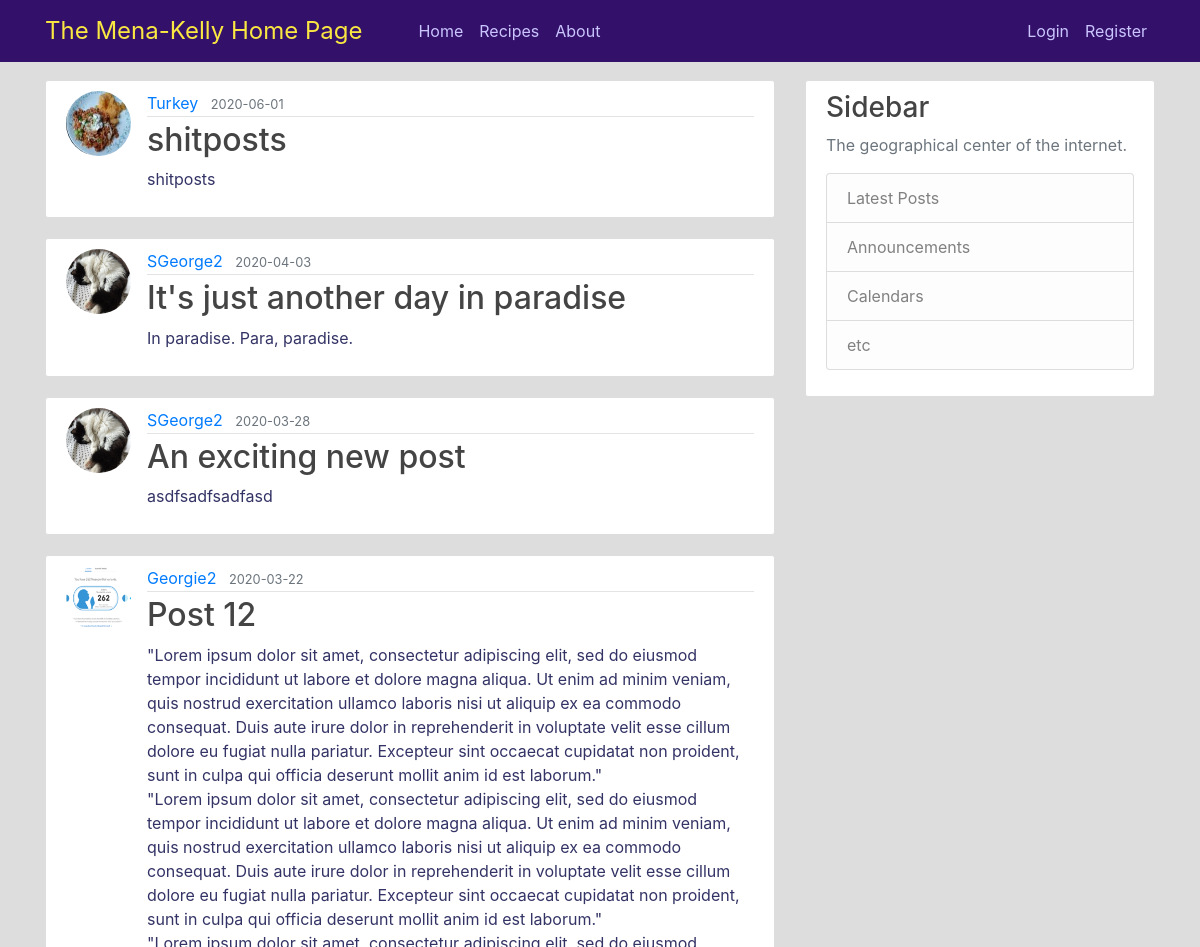
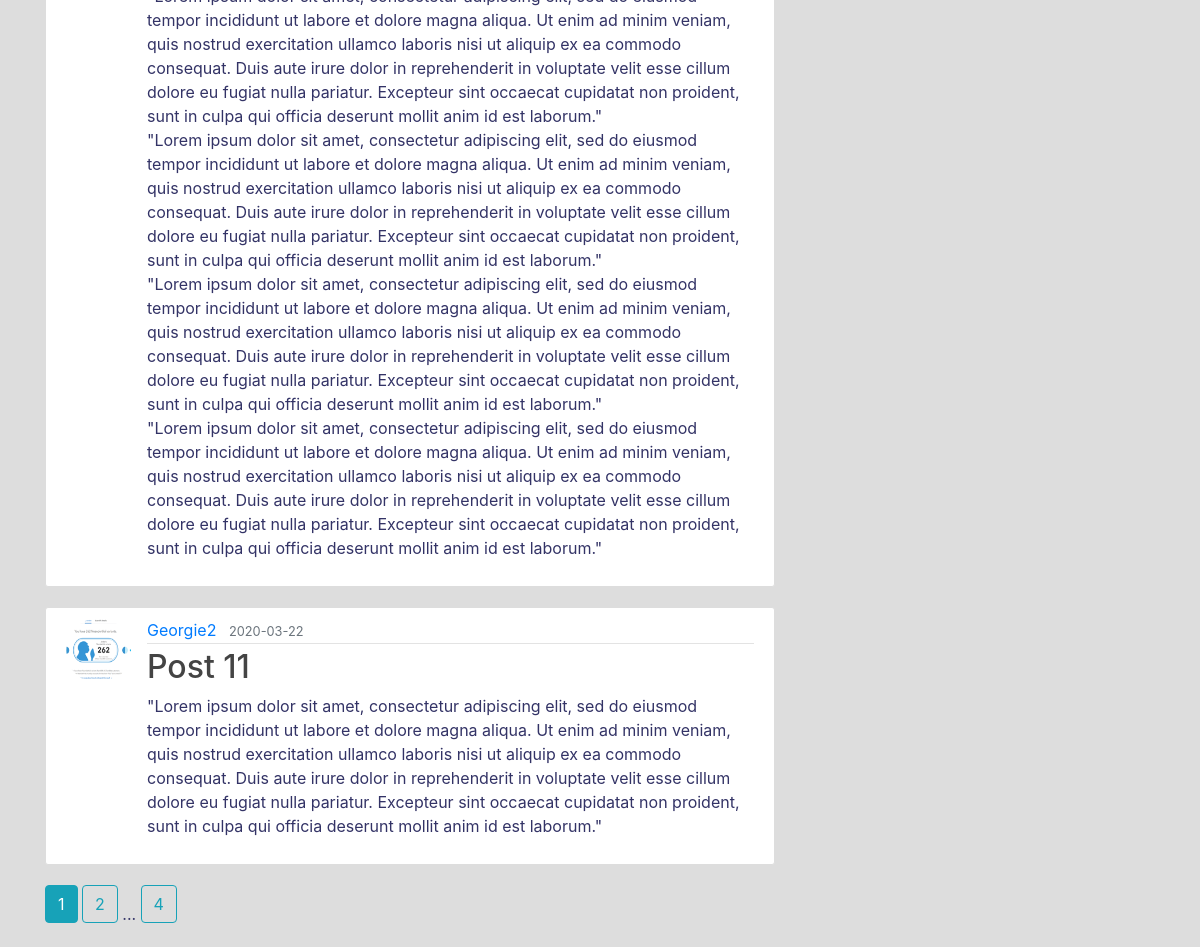
The page /home on the database its author committed (2 pictures, top to bottom).
### home_page/models.py (models this page shows, shortened)
class Post(db.Model):
    id = db.Column(db.Integer, primary_key=True)
    title = db.Column(db.String(100), nullable=False)
    date_posted = db.Column(db.DateTime, nullable=False, default=datetime.utcnow)
    content = db.Column(db.Text, nullable=False)
    user_id = db.Column(db.Integer, db.ForeignKey('user.id'), nullable=False)

class User(db.Model, UserMixin):
    id = db.Column(db.Integer, primary_key=True)
    username = db.Column(db.String(20), unique=True, nullable=False)
    email = db.Column(db.String(120), unique=True, nullable=False)
    image_file = db.Column(db.String(20), nullable=False, default='default.jpg')
    password = db.Column(db.String(60), nullable=False)
    posts = db.relationship("Post", backref='author', lazy=True)

### home_page/main/routes.py (the view)
@main.route("/")
@main.route("/home")
def home():
    page = request.args.get('page', 1, type=int)
    posts = Post.query.order_by(Post.date_posted.desc()).paginate(page=page, per_page=5)
    return render_template('home.html', posts=posts, title='The Mena-Kelly Household')

### home_page/users/routes.py (called while the page is built)
@users.before_app_request
def get_recipe_tags():
    g.recipe_tags = Tag.query.order_by(Tag.id)

### home_page/templates/home.html
{% extends "users_layout.html" %}
{% block content %}
    {% for post in posts.items %}
        <article class="media content-section">
          <img class="rounded-circle article-img" src="{{ url_for('static', filename='profile_pics/' + post.author.image_file) }}">
          <div class="media-body">
            <div class="article-metadata">
              <a class="mr-2" href="{{ url_for('users.user_posts', username=post.author.username) }}">{{ post.author.username }}</a>
              <small class="text-muted">{{ post.date_posted.strftime('%Y-%m-%d') }}</small>
            </div>
            <h2><a class="article-title" href="{{ url_for('posts.post', post_id=post.id) }}">{{ post.title }}</a></h2>
            <p class="article-content">{{ post.content }}</p>
          </div>
        </article>
    {% endfor %}
    {% for page_num in posts.iter_pages(left_edge=1, right_edge=1, left_current=1, right_current=2) %}
        {% if page_num %}
            {% if posts.page == page_num %}
                <a class="btn btn-info mb-4" href="{{ url_for('main.home', page=page_num) }}">{{ page_num }}</a>
            {% else %}
                <a class="btn btn-outline-info mb-4" href="{{ url_for('main.home', page=page_num) }}">{{ page_num }}</a>
            {% endif %}
        {% else %}
            ...
        {% endif %}
    {% endfor %}
{% endblock content %}

### home_page/static/main.css (style rules this page uses)
body { background: #dddddd; color: #333366; margin-top: 5rem; }
h1, h2, h3, h4, h5, h6 { color: #444444; }
.content-section { background: #ffffff; padding: 10px 20px; border: 1px solid #dddddd; border-radius: 3px; margin-bottom: 20px; }
.article-title { color: #444444; }
.article-content { white-space: pre-line; }
.article-img { height: 65px; width: 65px; margin-right: 16px; }
.article-metadata { padding-bottom: 1px; margin-bottom: 4px; border-bottom: 1px solid #e3e3e3 }

### rows shown on the page
Post: image_file (picture), author.username "Turkey", date_posted "2020-06-01", title "shitposts", content "shitposts"
Post: image_file (placeholder picture), author.username "SGeorge2", date_posted "2020-04-03", title "It's just another day in paradise", content "In paradise. Para, paradise."
Post: image_file (placeholder picture), author.username "SGeorge2", date_posted "2020-03-28", title "An exciting new post", content "asdfsadfsadfasd"
Post: image_file (picture), author.username "Georgie2", date_posted "2020-03-22", title "Post 12", content "\"Lorem ipsum dolor sit amet, consectetur adipiscing elit, sed do eiusmod tempor incididunt ut labore et dolore magna aliqua. Ut enim ad minim veniam, quis nostrud exercitation ullamco laboris nisi ut aliquip ex ea commodo consequat. Duis aute irure dolor in reprehenderit in voluptate velit esse cillum dolore eu fugiat nulla pariatur. Excepteur sint occaecat cupidatat non proident, sunt in culpa qui officia deserunt mollit anim id est laborum.\" \"Lorem ipsum dolor sit amet, consectetur adipiscing elit, sed do eiusmod tempor incididunt ut labore et dolore magna aliqua. Ut enim ad minim veniam, quis nostrud exercitation ullamco laboris nisi ut aliquip ex ea commodo consequat. Duis aute irure…"
Post: image_file (picture), author.username "Georgie2", date_posted "2020-03-22", title "Post 11", content "\"Lorem ipsum dolor sit amet, consectetur adipiscing elit, sed do eiusmod tempor incididunt ut labore et dolore magna aliqua. Ut enim ad minim veniam, quis nostrud exercitation ullamco laboris nisi ut aliquip ex ea commodo consequat. Duis aute irure dolor in reprehenderit in voluptate velit esse cillum dolore eu fugiat nulla pariatur. Excepteur sint occaecat cupidatat non proident, sunt in culpa qui officia deserunt mollit anim id est laborum.\""

### other values the page prints
{{ page_num }} "1"
{{ page_num }} "2" "4"
